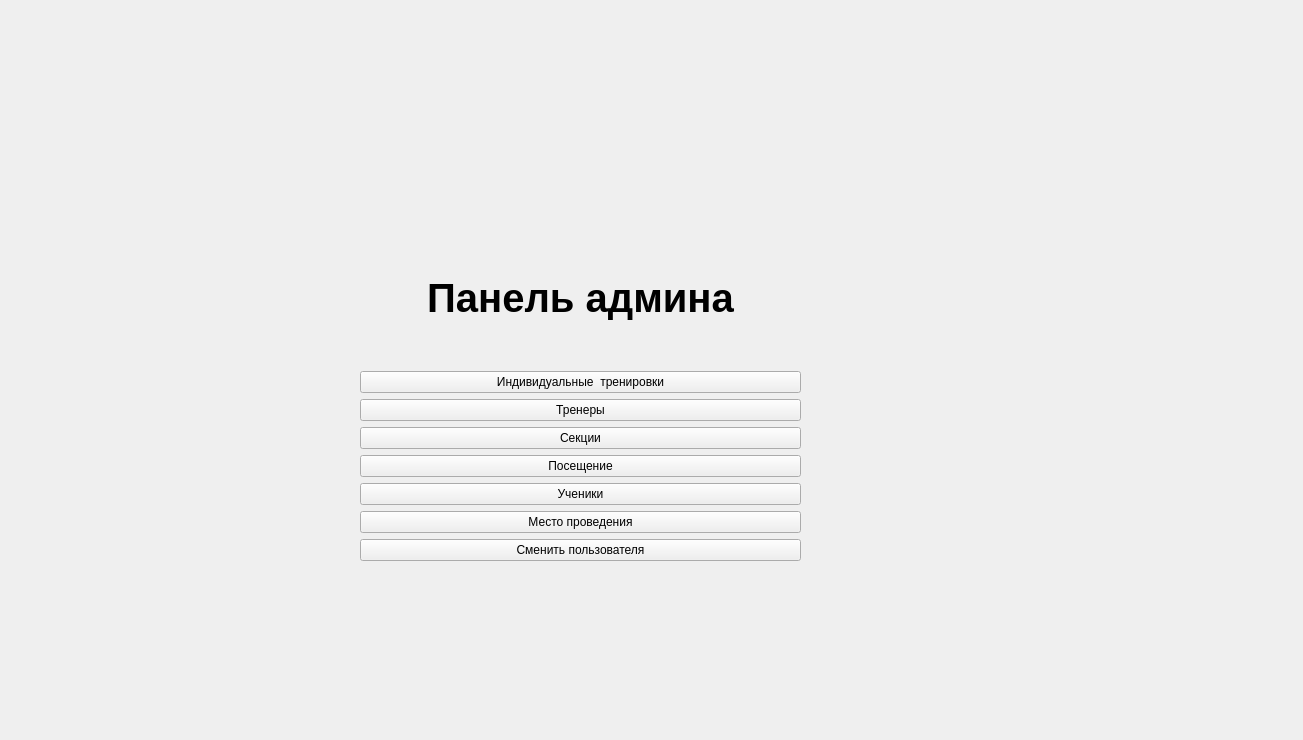
<?xml version="1.0" encoding="UTF-8"?>
<ui version="4.0">
 <class>adminpanel</class>
 <widget class="QWidget" name="adminpanel">
  <property name="geometry">
   <rect>
    <x>0</x>
    <y>0</y>
    <width>1303</width>
    <height>740</height>
   </rect>
  </property>
  <property name="windowTitle">
   <string>Form</string>
  </property>
  <widget class="QWidget" name="layoutWidget">
   <property name="geometry">
    <rect>
     <x>360</x>
     <y>230</y>
     <width>441</width>
     <height>331</height>
    </rect>
   </property>
   <layout class="QVBoxLayout" name="verticalLayout">
    <item>
     <widget class="QLabel" name="label">
      <property name="font">
       <font>
        <pointsize>30</pointsize>
        <weight>75</weight>
        <italic>false</italic>
        <bold>true</bold>
       </font>
      </property>
      <property name="text">
       <string>Панель админа</string>
      </property>
      <property name="textFormat">
       <enum>Qt::PlainText</enum>
      </property>
      <property name="alignment">
       <set>Qt::AlignCenter</set>
      </property>
     </widget>
    </item>
    <item>
     <widget class="QPushButton" name="btnIndTrA">
      <property name="text">
       <string>Индивидуальные  тренировки</string>
      </property>
     </widget>
    </item>
    <item>
     <widget class="QPushButton" name="btnTrainerA">
      <property name="text">
       <string>Тренеры</string>
      </property>
     </widget>
    </item>
    <item>
     <widget class="QPushButton" name="btnSectionA">
      <property name="text">
       <string>Секции</string>
      </property>
     </widget>
    </item>
    <item>
     <widget class="QPushButton" name="btnVisitingA">
      <property name="text">
       <string>Посещение</string>
      </property>
     </widget>
    </item>
    <item>
     <widget class="QPushButton" name="btnStudentA">
      <property name="text">
       <string>Ученики</string>
      </property>
     </widget>
    </item>
    <item>
     <widget class="QPushButton" name="btnPlaceA">
      <property name="text">
       <string>Место проведения</string>
      </property>
     </widget>
    </item>
    <item>
     <widget class="QPushButton" name="pbBack">
      <property name="text">
       <string>Сменить пользователя</string>
      </property>
     </widget>
    </item>
   </layout>
  </widget>
 </widget>
 <resources/>
 <connections/>
</ui>
